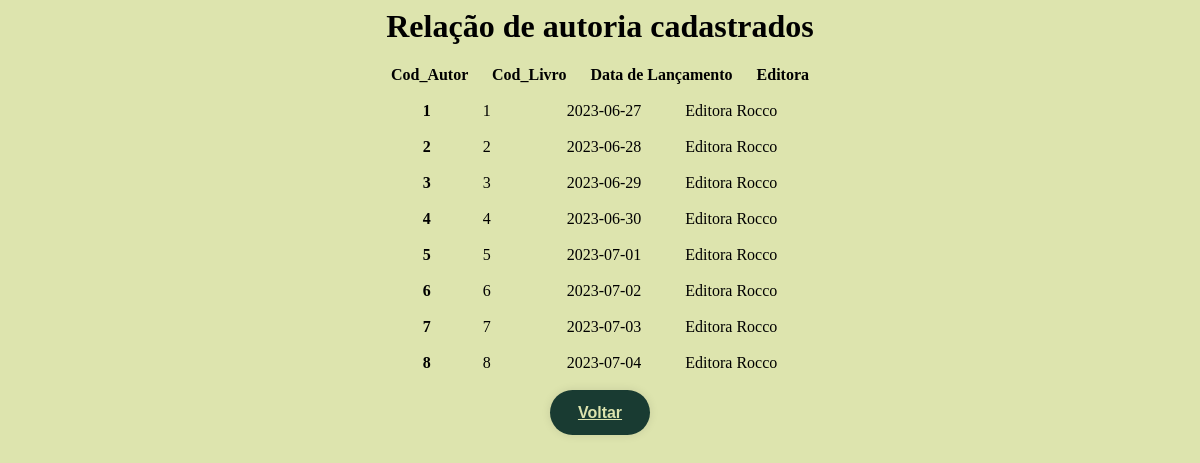
The app's page /BdAutoria/ListarAutoria.php with its own data.
### tables this page shows
CREATE TABLE `autoria` (
  `Cod_Autor` int(11) NOT NULL,
  `Cod_Livro` int(11) NOT NULL,
  `DataLancamento` date NOT NULL,
  `Editora` varchar(50) NOT NULL
);

### BdAutoria/Autoria.php (called while the page is built, shortened)
<?php
class Autoria
{
   function listar()
   {
       try
       {
           $this-> conn = new Conectar();
           $sql = $this->conn->query("select * from autoria order by Editora");
           $sql->execute();
           return $sql->fetchAll();
       }
       catch(PDOException $exc)
       {
        echo "Erro ao executar consulta. " . $exc->getMessage();
       }
   }
}
?>

### BdAutoria/ListarAutoria.php (the view, shortened to what this page needs)
<html>
    <head><meta charset = "UTF-8">
    <link rel="stylesheet" href="CSS/listar.css">
    </head>
    <body>
        <h1>Relação de autoria cadastrados</h1></div>
        <?php
        include_once 'Autoria.php';
        $auto = new Autoria();
        $autoria_bd=$auto->listar();
        ?>
        <div style='text-align: center;'>
        <b> Cod_Autor &nbsp;&nbsp;&nbsp;&nbsp; Cod_Livro &nbsp;&nbsp;&nbsp;&nbsp; Data de Lançamento &nbsp;&nbsp;&nbsp;&nbsp; Editora</b>
        <?php
        foreach($autoria_bd as $autoria_mostrar){
        ?>
        <br><br>
        <b> <?php echo $autoria_mostrar[0]; ?></b>&nbsp;&nbsp;&nbsp;&nbsp;&nbsp;&nbsp;&nbsp;&nbsp;&nbsp;&nbsp;&nbsp;&nbsp;
        <?php echo $autoria_mostrar[1]; ?>    &nbsp;&nbsp;&nbsp;&nbsp;&nbsp;&nbsp;&nbsp;&nbsp;&nbsp;&nbsp;&nbsp;&nbsp;&nbsp;&nbsp;&nbsp;&nbsp;&nbsp;
        <?php echo $autoria_mostrar[2]; ?>    &nbsp;&nbsp;&nbsp;&nbsp;&nbsp;&nbsp;&nbsp;&nbsp;&nbsp;
        <?php echo $autoria_mostrar[3]; ?>
        <?php
        }
        echo "<br><br><button><a href = 'MenuBDAutoria.html'> Voltar </a></button>";?>
        </div>
    </body>
</html>

### BdAutoria/CSS/listar.css (style rules this page uses)
body { background-color: #dde4ae; }
h1 { text-align: center; }
button { height: 45px; width: 100px; background: #193b32; border: none; outline: none; border-radius: 40px; box-shadow: 0 0 10px rgba(0, 0, 0, 0.1); cursor: pointer; font-size: 16px; color: #dde4ae; font-weight: 600; }
button a { color: #dde4ae; }

### records on screen
autoria: Cod_Autor "1", Cod_Livro "1", DataLancamento "2023-06-27", Editora "Editora Rocco"
autoria: Cod_Autor "2", Cod_Livro "2", DataLancamento "2023-06-28", Editora "Editora Rocco"
autoria: Cod_Autor "3", Cod_Livro "3", DataLancamento "2023-06-29", Editora "Editora Rocco"
autoria: Cod_Autor "4", Cod_Livro "4", DataLancamento "2023-06-30", Editora "Editora Rocco"
autoria: Cod_Autor "5", Cod_Livro "5", DataLancamento "2023-07-01", Editora "Editora Rocco"
autoria: Cod_Autor "6", Cod_Livro "6", DataLancamento "2023-07-02", Editora "Editora Rocco"
autoria: Cod_Autor "7", Cod_Livro "7", DataLancamento "2023-07-03", Editora "Editora Rocco"
autoria: Cod_Autor "8", Cod_Livro "8", DataLancamento "2023-07-04", Editora "Editora Rocco"
